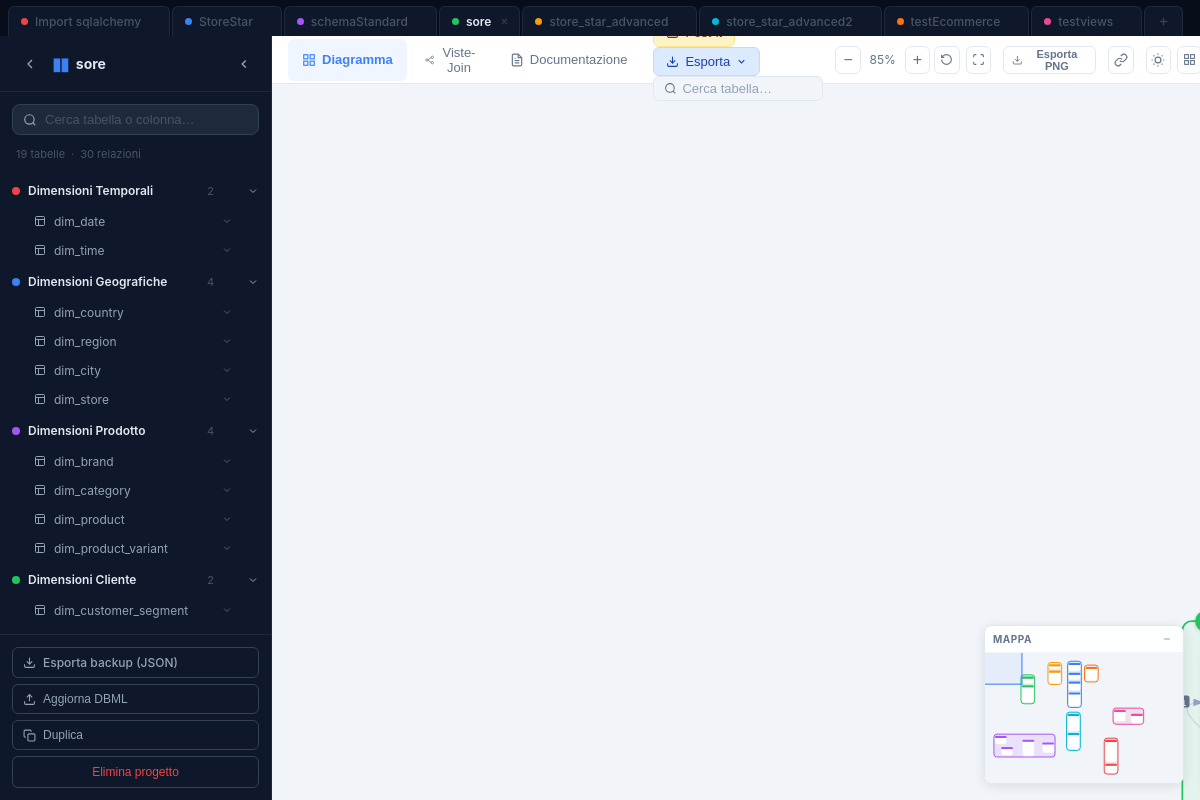
Page /project/93688d0eda0b on the committed database.
### models.py (models this page shows)
class Project(Base):
    __tablename__ = "projects"
    id:              Mapped[str]            = mapped_column(String(16), primary_key=True)
    name:            Mapped[str]            = mapped_column(String(255), nullable=False)
    tables_data:     Mapped[str]            = mapped_column(Text, default="{}")
    groups_data:     Mapped[str]            = mapped_column(Text, default="{}")
    refs_data:       Mapped[str]            = mapped_column(Text, default="[]")
    ungrouped_data:  Mapped[str]            = mapped_column(Text, default="[]")
    saved_positions:  Mapped[str]           = mapped_column(Text, default="{}")
    notes_data:       Mapped[str]           = mapped_column(Text, default="[]")   # post-it notes
    markdown_notes:   Mapped[Optional[str]] = mapped_column(Text, default="")
    column_notes_data: Mapped[str]          = mapped_column(Text, default="{}")   # "table::col" → note
    enums_data:        Mapped[str]          = mapped_column(Text, default="[]")   # enum definitions from DBML
    views_data:        Mapped[str]          = mapped_column(Text, default="[]")   # saved join views
    doc_notes_data:    Mapped[str]          = mapped_column(Text, default="[]")   # multi-note docs
    table_notes_data:  Mapped[str]          = mapped_column(Text, default="{}")   # tname → table note override
    created_at:      Mapped[Optional[datetime]] = mapped_column(
        DateTime, server_default=func.now()
    )

### routers/pages.py (the view)
@router.get("/project/{pid}", response_class=HTMLResponse)
async def project_view(request: Request, pid: str, db: Session = Depends(get_db)):
    project  = _to_dict(_get_or_404(db, pid))
    all_tabs = [_to_dict_tab(p) for p in db.query(Project).order_by(Project.name).all()]
    return templates.TemplateResponse("project.html", {
        "request":      request,
        "project":      project,
        "project_json": json.dumps(project),
        "all_projects": all_tabs,
    })

### templates/project.html (shortened to what this page needs)
<!DOCTYPE html>
<html lang="it">
<head>
  <link rel="stylesheet" href="/static/css/base.css?v=2" />
  <link rel="stylesheet" href="/static/css/layout.css?v=2" />
  <link rel="stylesheet" href="/static/css/sidebar.css" />
  <link rel="stylesheet" href="/static/css/diagram.css?v=3" />
  <link rel="stylesheet" href="/static/css/docs.css?v=2" />
  <link rel="stylesheet" href="/static/css/notes.css" />
  <link rel="stylesheet" href="/static/css/joinview.css?v=2" />
  <link rel="stylesheet" href="https://cdn.jsdelivr.net/npm/easymde/dist/easymde.min.css" />
</head>
<body class="project-page">
<div class="project-tabs" id="projectTabs">
  {% for p in all_projects %}
  <div class="project-tab{% if p.id == project.id %} active{% endif %}" data-id="{{ p.id }}" title="{{ p.name }}">
    <a href="/project/{{ p.id }}" class="tab-link">
      <span class="tab-dot" style="background:{{ ['#ef4444','#3b82f6','#a855f7','#22c55e','#f59e0b','#06b6d4','#f97316','#ec4899'][loop.index0 % 8] }}"></span>
      <span class="tab-name">{{ p.name }}</span>
    </a>
    <button class="tab-close"
            data-active="{{ 'true' if p.id == project.id else 'false' }}"
            title="Chiudi">&#10005;</button>
  </div>
  {% endfor %}
  <a href="/" class="project-tab project-tab-new" title="Tutti i progetti / Nuovo">
    <svg width="13" height="13" viewBox="0 0 24 24" fill="none" stroke="currentColor" stroke-width="2.5"><line x1="12" y1="5" x2="12" y2="19"/><line x1="5" y1="12" x2="19" y2="12"/></svg>
  </a>
</div>
<div class="app-layout">
  <aside class="sidebar" id="sidebar">
    <div class="sidebar-brand">
      <a href="/" class="back-btn" title="Tutti i progetti">
        <svg width="16" height="16" viewBox="0 0 24 24" fill="none" stroke="currentColor" stroke-width="2"><polyline points="15 18 9 12 15 6"/></svg>
      </a>
      <span class="brand-logo">&#9646;&#9646;</span>
      <span class="brand-name" id="brandName" title="Clicca per rinominare" onclick="startRename()">
        <span id="brandNameText">{{ project.name }}</span>
      </span>
      <button class="sidebar-collapse-btn" id="sidebarCollapseBtn" onclick="toggleSidebar()" title="Nascondi sidebar">
        <svg width="14" height="14" viewBox="0 0 24 24" fill="none" stroke="currentColor" stroke-width="2.5"><polyline points="15 18 9 12 15 6"/></svg>
      </button>
    </div>
    <div class="sidebar-search">
      <svg width="14" height="14" viewBox="0 0 24 24" fill="none" stroke="currentColor" stroke-width="2" class="search-icon"><circle cx="11" cy="11" r="8"/><line x1="21" y1="21" x2="16.65" y2="16.65"/></svg>
      <input type="text" id="tableSearch" placeholder="Cerca tabella o colonna…"
             oninput="globalSearch(this.value)" />
    </div>
    <div class="sidebar-stats">
      <span>{{ project.tables | length }} tabelle</span>
      <span>&middot;</span>
      <span>{{ project.refs | length }} relazioni</span>
    </div>
    <nav class="sidebar-nav" id="sidebarNav">
      {% set colors = ['#ef4444','#3b82f6','#a855f7','#22c55e','#f59e0b','#06b6d4','#f97316','#ec4899'] %}
      {% for group_name, table_names in project.groups.items() %}
      {% set ci = loop.index0 % 8 %}
      <div class="nav-group" data-group="{{ group_name }}">
        <div class="nav-group-header" onclick="toggleGroup(this)">
          <span class="nav-group-dot" style="background:{{ colors[ci] }}"></span>
          <span class="nav-group-name">{{ group_name }}</span>
          <span class="nav-group-count">{{ table_names | length }}</span>
          <svg class="nav-group-chevron" width="12" height="12" viewBox="0 0 24 24" fill="none" stroke="currentColor" stroke-width="2"><polyline points="6 9 12 15 18 9"/></svg>
        </div>
        <div class="nav-group-tables">
          {% for tname in table_names %}
          {% if tname in project.tables %}
          <div class="nav-table-wrapper">
            <div class="nav-table-item" onclick="toggleTableExpand(this, '{{ tname }}', event)" data-table="{{ tname }}">
              <svg width="12" height="12" viewBox="0 0 24 24" fill="none" stroke="currentColor" stroke-width="2"><rect x="3" y="3" width="18" height="18" rx="2"/><line x1="3" y1="9" x2="21" y2="9"/><line x1="9" y1="21" x2="9" y2="9"/></svg>
              <span>{{ project.tables[tname].name }}</span>
              <svg class="nav-table-chevron" width="12" height="12" viewBox="0 0 24 24" fill="none" stroke="currentColor" stroke-width="2"><polyline points="6 9 12 15 18 9"/></svg>
            </div>
          </div>
          {% endif %}
          {% endfor %}
        </div>
      </div>
      {% endfor %}
    </nav>
    <div class="sidebar-footer">
      <a href="/project/{{ project.id }}/export" class="btn-sidebar-action" style="text-decoration:none; margin-bottom:6px">
        <svg width="13" height="13" viewBox="0 0 24 24" fill="none" stroke="currentColor" stroke-width="2"><path d="M21 15v4a2 2 0 0 1-2 2H5a2 2 0 0 1-2-2v-4"/><polyline points="7 10 12 15 17 10"/><line x1="12" y1="15" x2="12" y2="3"/></svg>
        Esporta backup (JSON)
      </a>
      <form action="/project/{{ project.id }}/reupload" method="post"
            enctype="multipart/form-data" id="reuploadForm">
        <button type="button" class="btn-sidebar-action"
                onclick="document.getElementById('reuploadFile').click()">
          <svg width="13" height="13" viewBox="0 0 24 24" fill="none" stroke="currentColor" stroke-width="2"><path d="M21 15v4a2 2 0 0 1-2 2H5a2 2 0 0 1-2-2v-4"/><polyline points="17 8 12 3 7 8"/><line x1="12" y1="3" x2="12" y2="15"/></svg>
          Aggiorna DBML
        </button>
      </form>
      <form action="/project/{{ project.id }}/duplicate" method="post">
        <button type="submit" class="btn-sidebar-action">
          <svg width="13" height="13" viewBox="0 0 24 24" fill="none" stroke="currentColor" stroke-width="2"><rect x="9" y="9" width="13" height="13" rx="2"/><path d="M5 15H4a2 2 0 0 1-2-2V4a2 2 0 0 1 2-2h9a2 2 0 0 1 2 2v1"/></svg>
          Duplica
        </button>
      </form>
      <form action="/project/{{ project.id }}/delete" method="post"
            onsubmit="return confirm('Eliminare il progetto?')">
        <button type="submit" class="btn-delete">Elimina progetto</button>
      </form>
    </div>
  </aside>
  <main class="main-area">
    <div class="main-toolbar">
      <div class="toolbar-tabs">
        <button class="toolbar-tab active" data-tab="diagram" onclick="switchTab('diagram', this)">
          <svg width="14" height="14" viewBox="0 0 24 24" fill="none" stroke="currentColor" stroke-width="2"><rect x="3" y="3" width="7" height="7"/><rect x="14" y="3" width="7" height="7"/><rect x="14" y="14" width="7" height="7"/><rect x="3" y="14" width="7" height="7"/></svg>
          Diagramma
        </button>
        <button class="toolbar-tab" data-tab="joinview" onclick="switchTab('joinview', this)">
          <svg width="14" height="14" viewBox="0 0 24 24" fill="none" stroke="currentColor" stroke-width="2"><circle cx="5" cy="12" r="3"/><circle cx="19" cy="5" r="3"/><circle cx="19" cy="19" r="3"/><line x1="8" y1="11" x2="16" y2="6"/><line x1="8" y1="13" x2="16" y2="18"/></svg>
          Viste-Join
        </button>
        <button class="toolbar-tab" data-tab="docs" onclick="switchTab('docs', this)">
          <svg width="14" height="14" viewBox="0 0 24 24" fill="none" stroke="currentColor" stroke-width="2"><path d="M14 2H6a2 2 0 0 0-2 2v16a2 2 0 0 0 2 2h12a2 2 0 0 0 2-2V8z"/><polyline points="14 2 14 8 20 8"/><line x1="16" y1="13" x2="8" y2="13"/><line x1="16" y1="17" x2="8" y2="17"/><polyline points="10 9 9 9 8 9"/></svg>
          Documentazione
        </button>
      </div>
      <div class="toolbar-actions" id="diagramActions">
        <button class="btn-add-note" onclick="addNoteCenter()" title="Doppio click sul canvas per aggiungere">
          <svg width="13" height="13" viewBox="0 0 24 24" fill="none" stroke="currentColor" stroke-width="2"><rect x="3" y="3" width="18" height="18" rx="2"/><line x1="12" y1="8" x2="12" y2="16"/><line x1="8" y1="12" x2="16" y2="12"/></svg>
        </button>
        <div class="export-dropdown" id="exportDropdown">
          <button class="btn-export" onclick="toggleExportMenu(event)" title="Esporta">
            <svg width="13" height="13" viewBox="0 0 24 24" fill="none" stroke="currentColor" stroke-width="2"><path d="M21 15v4a2 2 0 0 1-2 2H5a2 2 0 0 1-2-2v-4"/><polyline points="7 10 12 15 17 10"/><line x1="12" y1="15" x2="12" y2="3"/></svg>
            Esporta
            <svg width="11" height="11" viewBox="0 0 24 24" fill="none" stroke="currentColor" stroke-width="2.5" class="export-chevron"><polyline points="6 9 12 15 18 9"/></svg>
          </button>
        </div>
        <div class="canvas-search-wrap">
          <svg width="13" height="13" viewBox="0 0 24 24" fill="none" stroke="currentColor" stroke-width="2"><circle cx="11" cy="11" r="8"/><line x1="21" y1="21" x2="16.65" y2="16.65"/></svg>
          <input class="canvas-search-input" id="canvasSearch" placeholder="Cerca tabella…" autocomplete="off" />
        </div>
      </div>
      <div class="toolbar-zoom" id="zoomControls">
        <button class="zoom-btn" onclick="diagram && diagram.zoomOut()" title="Zoom out">&#8722;</button>
        <span class="zoom-label" id="zoomLabel">80%</span>
        <button class="zoom-btn" onclick="diagram && diagram.zoomIn()" title="Zoom in">&#43;</button>
        <button class="zoom-btn" onclick="diagram && diagram.resetView()" title="Reset vista">
          <svg width="13" height="13" viewBox="0 0 24 24" fill="none" stroke="currentColor" stroke-width="2"><path d="M3 12a9 9 0 1 0 9-9 9.75 9.75 0 0 0-6.74 2.74L3 8"/><path d="M3 3v5h5"/></svg>
        </button>
        <button class="zoom-btn" onclick="diagram && diagram.fitToScreen()" title="Adatta allo schermo" style="margin-left:2px">
          <svg width="13" height="13" viewBox="0 0 24 24" fill="none" stroke="currentColor" stroke-width="2"><path d="M8 3H5a2 2 0 0 0-2 2v3"/><path d="M21 8V5a2 2 0 0 0-2-2h-3"/><path d="M3 16v3a2 2 0 0 0 2 2h3"/><path d="M16 21h3a2 2 0 0 0 2-2v-3"/></svg>
        </button>
        <button class="zoom-btn" id="exportPngBtn" onclick="diagram && diagram.exportPNG()" title="Esporta PNG" style="margin-left:8px;padding:0 8px;width:auto;font-size:11px;font-weight:600;gap:4px;display:flex;align-items:center">
          <svg width="12" height="12" viewBox="0 0 24 24" fill="none" stroke="currentColor" stroke-width="2"><path d="M21 15v4a2 2 0 0 1-2 2H5a2 2 0 0 1-2-2v-4"/><polyline points="7 10 12 15 17 10"/><line x1="12" y1="15" x2="12" y2="3"/></svg>
          Esporta PNG
        </button>
        <button class="zoom-btn" id="connToggleBtn" onclick="toggleConnections(this)" title="Mostra/nascondi collegamenti" style="margin-left:8px;width:28px">
          <svg width="14" height="14" viewBox="0 0 24 24" fill="none" stroke="currentColor" stroke-width="2"><path d="M10 13a5 5 0 0 0 7.54.54l3-3a5 5 0 0 0-7.07-7.07l-1.72 1.71"/><path d="M14 11a5 5 0 0 0-7.54-.54l-3 3a5 5 0 0 0 7.07 7.07l1.71-1.71"/></svg>
        </button>
        <button class="zoom-btn" id="themeToggleBtn" onclick="toggleTheme()" title="Tema chiaro/scuro" style="margin-left:8px;width:28px">
          <svg id="themeIcon" width="14" height="14" viewBox="0 0 24 24" fill="none" stroke="currentColor" stroke-width="2"><path d="M21 12.79A9 9 0 1 1 11.21 3 7 7 0 0 0 21 12.79z"/></svg>
        </button>
        <button class="zoom-btn" onclick="diagram && confirm('Reimpostare il layout? Le posizioni salvate andranno perse.') && diagram.resetLayout()" title="Reset layout" style="margin-left:2px">
          <svg width="13" height="13" viewBox="0 0 24 24" fill="none" stroke="currentColor" stroke-width="2"><rect x="3" y="3" width="7" height="7"/><rect x="14" y="3" width="7" height="7"/><rect x="14" y="14" width="7" height="7"/><rect x="3" y="14" width="7" height="7"/></svg>
        </button>
      </div>
    </div>
    <div class="tab-panel active" id="tab-diagram">
      <div id="diagramContainer" class="diagram-container"></div>
    </div>
        {% set colors = ['#ef4444','#3b82f6','#a855f7','#22c55e','#f59e0b','#06b6d4','#f97316','#ec4899'] %}
  </main>
</div>
</body>
</html>

### rows in the picture
Project: name "Import sqlalchemy"
Project: name "StoreStar"
Project: name "schemaStandard"
Project: name "sore"
Project: name "store_star_advanced"
Project: name "store_star_advanced2"
Project: name "testEcommerce"
Project: name "testviews"

### other values in the picture
{{ project.tables | length }} "19"
{{ project.refs | length }} "30"
{{ group_name }} "Dimensioni Temporali" "Dimensioni Geografiche" "Dimensioni Prodotto" "Dimensioni Cliente"
{{ table_names | length }} "2" "4" "4" "2"
{{ project.tables[tname].name }} "dim_date" "dim_time" "dim_country" "dim_region" "dim_city" "dim_store" "dim_brand" "dim_category" "dim_product" "dim_product_variant" "dim_customer_segment"
